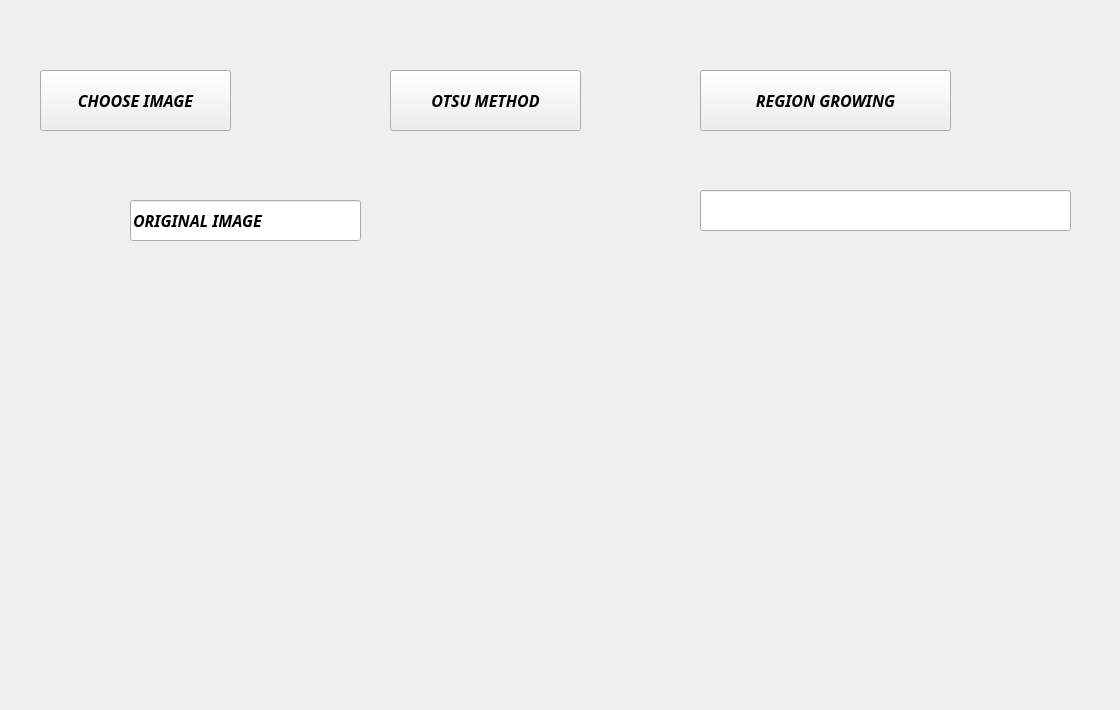
    <widget class="QWidget" name="page_13">
     <widget class="QLabel" name="l_image_25">
      <property name="geometry">
       <rect>
        <x>20</x>
        <y>250</y>
        <width>531</width>
        <height>451</height>
       </rect>
      </property>
      <property name="text">
       <string/>
      </property>
     </widget>
     <widget class="QLabel" name="l_image_26">
      <property name="geometry">
       <rect>
        <x>580</x>
        <y>240</y>
        <width>531</width>
        <height>451</height>
       </rect>
      </property>
      <property name="text">
       <string/>
      </property>
     </widget>
     <widget class="QLineEdit" name="line_factor_25">
      <property name="geometry">
       <rect>
        <x>130</x>
        <y>200</y>
        <width>231</width>
        <height>41</height>
       </rect>
      </property>
      <property name="font">
       <font>
        <family>Lucida Handwriting</family>
        <pointsize>12</pointsize>
        <weight>75</weight>
        <italic>true</italic>
        <bold>true</bold>
       </font>
      </property>
      <property name="text">
       <string>ORIGINAL IMAGE</string>
      </property>
     </widget>
     <widget class="QLineEdit" name="line_factor_26">
      <property name="geometry">
       <rect>
        <x>700</x>
        <y>190</y>
        <width>371</width>
        <height>41</height>
       </rect>
      </property>
      <property name="font">
       <font>
        <family>Lucida Handwriting</family>
        <pointsize>12</pointsize>
        <weight>75</weight>
        <italic>true</italic>
        <bold>true</bold>
       </font>
      </property>
      <property name="text">
       <string/>
      </property>
     </widget>
     <widget class="QPushButton" name="pb_Choose_15">
      <property name="geometry">
       <rect>
        <x>40</x>
        <y>70</y>
        <width>191</width>
        <height>61</height>
       </rect>
      </property>
      <property name="font">
       <font>
        <family>Lucida Handwriting</family>
        <pointsize>12</pointsize>
        <weight>75</weight>
        <italic>true</italic>
        <bold>true</bold>
       </font>
      </property>
      <property name="text">
       <string>CHOOSE IMAGE</string>
      </property>
     </widget>
     <widget class="QPushButton" name="pb_Choose_16">
      <property name="geometry">
       <rect>
        <x>390</x>
        <y>70</y>
        <width>191</width>
        <height>61</height>
       </rect>
      </property>
      <property name="font">
       <font>
        <family>Lucida Handwriting</family>
        <pointsize>12</pointsize>
        <weight>75</weight>
        <italic>true</italic>
        <bold>true</bold>
       </font>
      </property>
      <property name="text">
       <string>OTSU METHOD</string>
      </property>
     </widget>
     <widget class="QPushButton" name="pb_Choose_17">
      <property name="geometry">
       <rect>
        <x>700</x>
        <y>70</y>
        <width>251</width>
        <height>61</height>
       </rect>
      </property>
      <property name="font">
       <font>
        <family>Lucida Handwriting</family>
        <pointsize>12</pointsize>
        <weight>75</weight>
        <italic>true</italic>
        <bold>true</bold>
       </font>
      </property>
      <property name="text">
       <string>REGION GROWING</string>
      </property>
     </widget>
    </widget>
